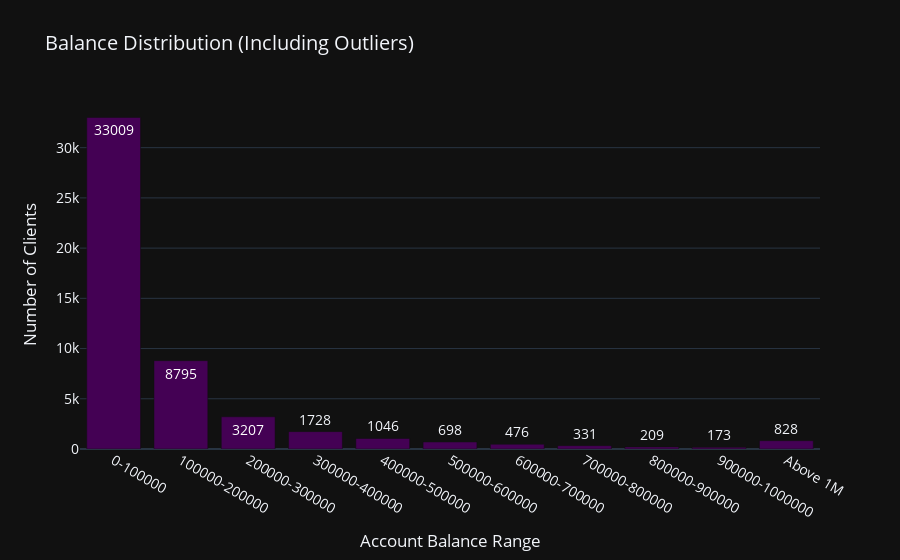

Write notebook code for a chart like this one.
### Code cell
# Define a new column categorizing balances
df_unique_clients['balance_category'] = df_unique_clients['bal'].apply(
    lambda x: 'Above 1M' if x > 1_000_000 else f'{int(x // 100_000) * 100_000}-{int((x // 100_000) * 100_000) + 100_000}'
)

# Aggregate counts by balance categories
balance_category_counts = df_unique_clients['balance_category'].value_counts().reset_index()
balance_category_counts.columns = ['Balance Range', 'Count']

# Sort balance ranges for visualization
balance_category_counts = balance_category_counts.sort_values(by='Balance Range')

# Plot the histogram as a bar chart
fig_balance = px.bar(
    balance_category_counts,
    x='Balance Range',
    y='Count',
    title='Balance Distribution (Including Outliers)',
    text='Count',
    color_discrete_sequence=px.colors.sequential.Viridis
)

# Customize layout
fig_balance.update_layout(
    xaxis_title='Account Balance Range',
    yaxis_title='Number of Clients',
    template='plotly_dark',
    font=dict(size=14)
)

fig_balance.show()

### Figure 1 — Plotly figure (JSON) as saved in the notebook; plotly's stock layout.template omitted (floating-point values rounded to 4 significant figures)
{"data": [{"alignmentgroup": "True", "hovertemplate": "Balance Range=%{x}<br>Count=%{text}<extra></extra>", "legendgroup": "", "marker": {"color": "#440154", "pattern": {"shape": ""}}, "name": "", "offsetgroup": "", "orientation": "v", "showlegend": false, "text": [33009, 8795, 3207, 1728, 1046, 698, 476, 331, 209, 173, 828], "textposition": "auto", "type": "bar", "x": ["0-100000", "100000-200000", "200000-300000", "300000-400000", "400000-500000", "500000-600000", "600000-700000", "700000-800000", "800000-900000", "900000-1000000", "Above 1M"], "xaxis": "x", "y": [33009, 8795, 3207, 1728, 1046, 698, 476, 331, 209, 173, 828], "yaxis": "y"}], "layout": {"barmode": "relative", "font": {"size": 14}, "legend": {"tracegroupgap": 0}, "title": {"text": "Balance Distribution (Including Outliers)"}, "xaxis": {"anchor": "y", "domain": [0, 1], "title": {"text": "Account Balance Range"}}, "yaxis": {"anchor": "x", "domain": [0, 1], "title": {"text": "Number of Clients"}}}}
